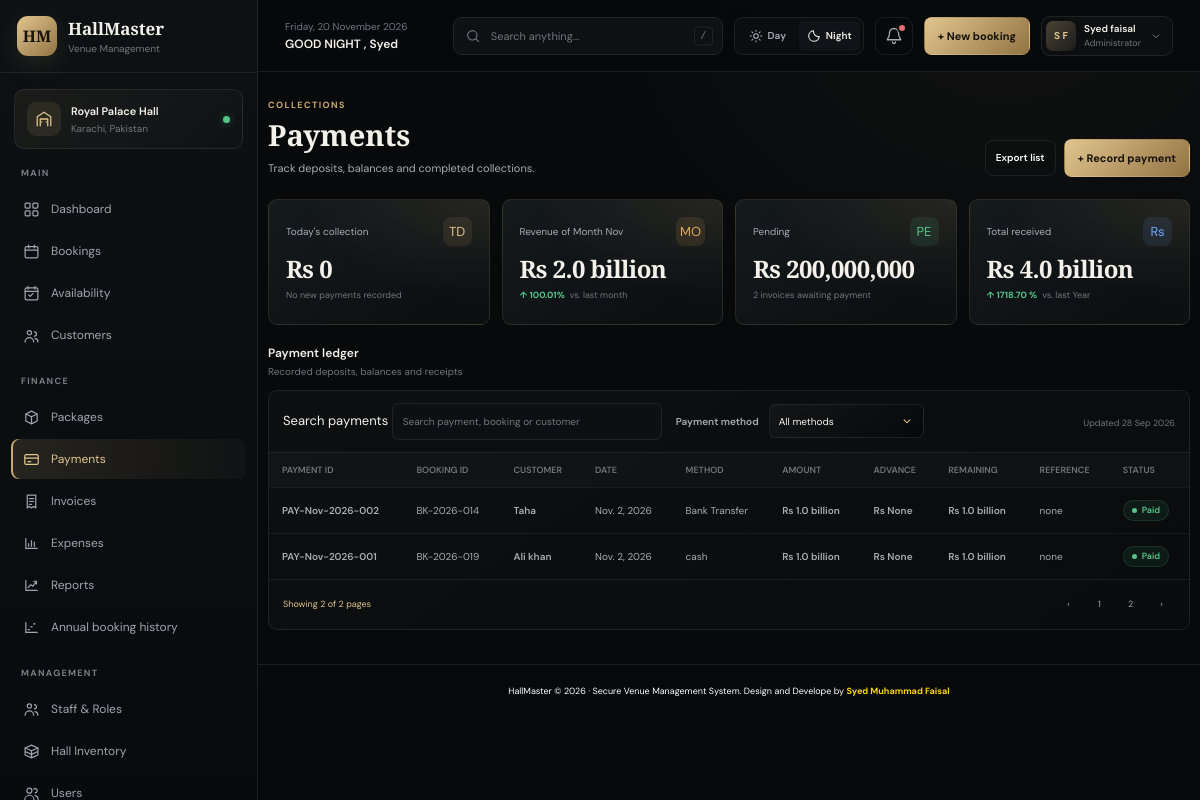
Page /payments/?page=3 (signed in) on the earlier database version.
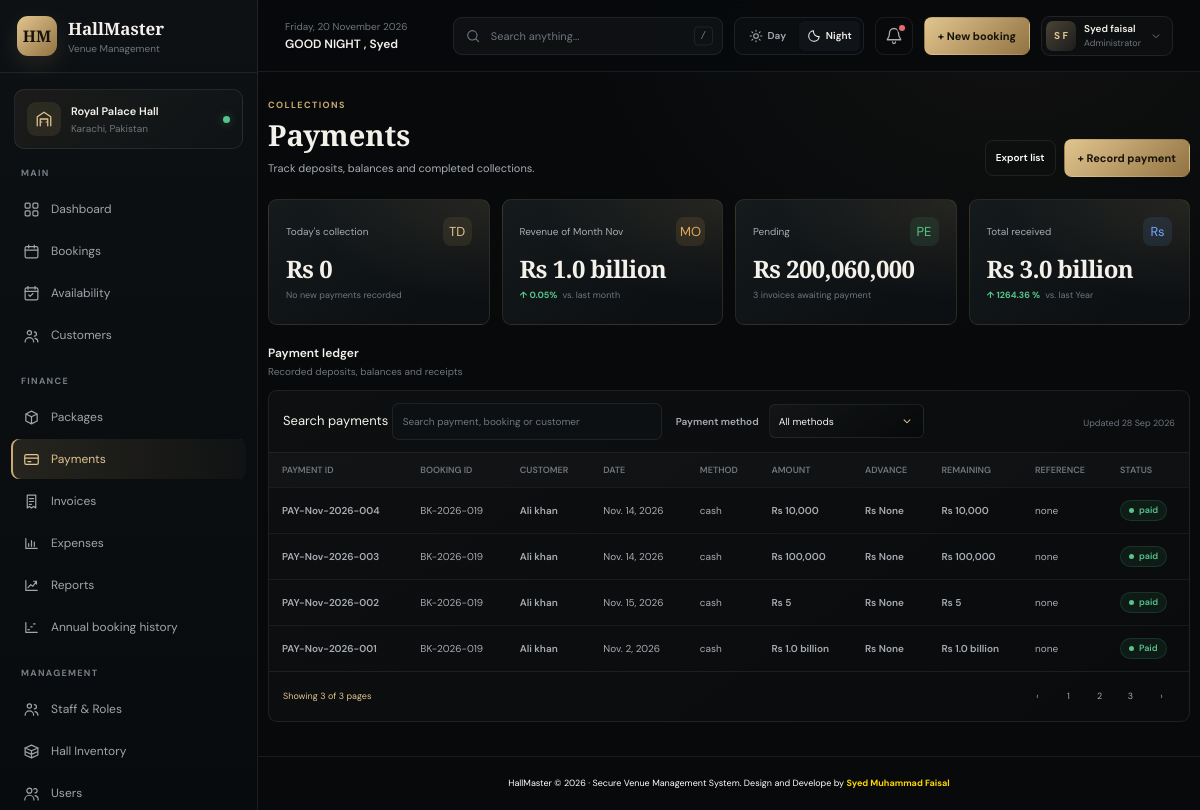
Same page on the later database version.
### hall_management/models.py (models this page shows, shortened)
class payment(models.Model):
     payment_id = models.CharField(max_length= 40 ,primary_key=True , editable=False)
     booking = models.ForeignKey(newbooking , on_delete=models.CASCADE , related_name='payments')
     payment_date =  models.DateField(default=timezone.now )
     method = models.CharField(max_length=20, choices=PAYMENT_METHOD_CHOICES)
     amount = models.DecimalField(max_digits=12 , decimal_places=2)
     refference_num = models.CharField(max_length=40)
     payment_status = models.CharField(max_length=30)
     created_at = models.DateTimeField(default = timezone.now ,editable= False)
     @property
     def remaining_amount(self):
          return self.amount - (self.booking.advance_amount or 0)

class newbooking(models.Model):
    booking_id     = models.CharField(max_length=40 , primary_key=True, editable=False)
    created_at     = models.DateField(auto_now_add=True)
    customer_name  = models.CharField(max_length=100)
    phone_number   = models.CharField(max_length=12)
    nic_number     = models.CharField(max_length=15 , blank=True , default='NIC Not Provided')
    customer_email = models.EmailField()
    event_name     = models.CharField(max_length=100)
    event_type     = models.CharField(max_length=100)
    event_date     = models.DateField()
    event_guest    = models.IntegerField(null=False)
    event_hall     = models.ManyToManyField(Hall_portion , related_name='booked_halls')
    special_req    = models.CharField(max_length=500 , blank=True , default='No Special Requirements')
    hall_price     = models.IntegerField(null=False)
    status         = models.CharField(max_length=20)
    event_time     = models.CharField(max_length=8,
                                      choices=[('Day','Day'), ('Night','Night')],
                                      default = 'Night')
    payment_status = models.CharField(max_length=20 , default="Pending")
    service = models.CharField(max_length=20 , choices= [('Table Service','Table Service'), ('Buffet Service','Buffet Service')], default='Buffet Service')
    payment_method = models.CharField(max_length=20, choices=PAYMENT_METHOD_CHOICES, blank=True, default='')
    advance_amount = models.PositiveIntegerField(blank=True, null=True)

### hall_management/views.py (the view, shortened to what this page needs)
# urls.py: path('payments/' , Payments_view , name ="payments"),
@login_required(login_url='login')
def Payments_view(request):
    payment_details = payment.objects.all().order_by('-created_at','-payment_id')
    search = request.GET.get('search' , '')
    payment_method = request.GET.get('method')
    today = datetime.now()
    current_month = today.strftime('%b')
    current__month = date.today().month
    previous_month = current__month - 1
    current_year = date.today().year
    previous_year = current_year - 1
    status=['paid' ,'Paid','advance', 'Advance','advance']
    today_collection = payment.objects.filter(payment_date = today , payment_status__in = status).aggregate(Sum('amount'))['amount__sum'] or 0
    month_collection = payment.objects.filter(payment_date__month = current__month ,payment_date__year = current_year , payment_status__in = status ).aggregate(Sum('amount'))['amount__sum'] or 0
    previous_month_collection = payment.objects.filter(payment_date__month = previous_month ,payment_date__year = current_year , payment_status__in = status ).aggregate(Sum('amount'))['amount__sum'] or 0
    pending_status = ['Pending' , 'pending']
    pending_collection = payment.objects.filter(payment_date__month = current__month , payment_status__in = pending_status).aggregate(Sum('amount'))['amount__sum'] or 0
    pending_count = payment.objects.filter(payment_status__in = pending_status).count()
    total_collection = payment.objects.filter(payment_date__year = current_year).aggregate(Sum('amount'))['amount__sum'] or 0
    pre_total_collection = payment.objects.filter(payment_date__year = previous_year).aggregate(Sum('amount'))['amount__sum'] or 0
    year_colloection_in_precentage = ((total_collection-pre_total_collection) / pre_total_collection ) * 100 if pre_total_collection else 0
    monthly_colloection_in_precentage = ((month_collection-previous_month_collection) / previous_month_collection ) * 100 if previous_month_collection else 0
    if search:
        payment_obj = payment.objects.filter(
            Q(payment_id__icontains = search)|
            Q(refference_num__icontains = search)|
            Q(payment_status__icontains = search)|
            Q(amount__icontains = search)|
            Q(booking__customer_name__icontains = search)|
            Q(payment_date__icontains = search)
        ).order_by('-created_at','-payment_id')
        paginator = Paginator(payment_obj , 10)
        page_number = request.GET.get('page')
        page_obj = paginator.get_page(page_number)
        context = {
            'page_obj':page_obj,
            'current_month': current_month,
            'previous_month':previous_month,
            'today_collection':today_collection,
            'month_collection':month_collection,
            'pending_collection':pending_collection,
            'total_collection':total_collection,
            'pending_count':pending_count,
            'year_colloection_in_precentage':year_colloection_in_precentage,
            'monthly_colloection_in_precentage':monthly_colloection_in_precentage,
            'search':search,
            'selected_method':payment_method,
        }
        return render(request , 'payments.html' , context)
    else:
        page_content = payment_details
    paginator = Paginator(payment_details , 10)
    page_number = request.GET.get('page')
    page_obj  = paginator.get_page(page_number)
    context = {
        'page_obj':page_obj,
        'payment_details': payment_details,
        'selected_method':payment_method,
        'current_month':current_month,
        "previous_month":previous_month,
        'page_content':page_content,
        'today_collection':today_collection,
        'month_collection':month_collection,
        'pending_collection':pending_collection,
        'total_collection':total_collection,
        'pending_count':pending_count,
        'year_colloection_in_precentage':year_colloection_in_precentage,
        'monthly_colloection_in_precentage':monthly_colloection_in_precentage,
    }
    return render(request , 'payments.html' , context)

### hall_management/context_processors.py (called while the page is built)
def greeting_context(request):
    hour = timezone.localtime().hour
    if 5 <= hour < 12:
        greeting = "GOOD MORNING"
    elif 12 <= hour < 18:
        greeting = "GOOD AFTERNOON"
    elif 18 <= hour < 21:
        greeting = "GOOD EVENING"
    else:
        greeting = "GOOD NIGHT"
    return {"greeting": greeting}

### hall_management/templates/payments.html (shortened to what the changed rows need)
{% extends "base.html" %}
{% load static %}
{% block page_content %}
{% load humanize %}
<header class="page-heading payments-heading">
	<div>
		<h1>Payments</h1>
	</div>
</header>
<section class="stats-grid payments-stats" aria-label="Payment summary">
	<article class="stat-card">
		<div class="stat-top">
			<span class="stat-label">Revenue of Month {{ current_month }}</span>
			<span class="stat-icon" aria-hidden="true">MO</span>
		</div>
		<strong class="stat-value">Rs {{ month_collection|intword|intcomma }}</strong>
		<div class="stat-foot">
			{% if monthly_colloection_in_precentage > 0 %}
			<span class="trend">&uarr; {{ monthly_colloection_in_precentage|floatformat:2 }}%</span>
			<span>vs. last month</span>
			{% elif monthly_colloection_in_precentage < 0 %}
			<span class="trend" style="color:#F87171;">&darr; {{ monthly_colloection_in_precentage|floatformat:2 }}%</span>
			<span>vs. last month</span>
			{% endif %}
		</div>
	</article>
	<article class="stat-card">
		<div class="stat-top">
			<span class="stat-label">Pending</span>
			<span class="stat-icon" aria-hidden="true">PE</span>
		</div>
		<strong class="stat-value">Rs {{ pending_collection|intcomma|intword }}</strong>
		<div class="stat-foot">{{ pending_count }} invoices awaiting payment</div>
	</article>
	<article class="stat-card">
		<div class="stat-top">
			<span class="stat-label">Total received</span>
			<span class="stat-icon" aria-hidden="true">Rs</span>
		</div>
		<strong class="stat-value">Rs {{ total_collection|intword|intcomma }}</strong>
		<div class="stat-foot">
			{% if year_colloection_in_precentage > 0 %}
			   <span class="trend">&uarr; {{ year_colloection_in_precentage| floatformat:2 }} %</span>
			   <span>vs. last Year</span>
			{% endif %}
		</div>
	</article>
</section>
<section class="section" id="payment-ledger">
	<div class="section-head">
		<div>
			<h2>Payment ledger</h2>
		</div>
	</div>
	<div class="panel payments-ledger">
		<div class="table-scroll">
			<table class="data-table">
				<thead>
					<tr>
						<th>PAYMENT ID</th>
						<th>BOOKING ID</th>
						<th>CUSTOMER</th>
						<th>DATE</th>
						<th>METHOD</th>
						<th>AMOUNT</th>
						<th>ADVANCE</th>
						<th>REMAINING</th>
						<th>REFERENCE</th>
						<th>STATUS</th>
					</tr>
				</thead>
				<tbody>
					{% for payment in page_obj %}
					<tr>
						<td class="cell-primary">{{ payment.payment_id }}</td>
						<td>{{ payment.booking_id }}</td>
						<td class="cell-primary">{{ payment.booking.customer_name }}</td>
						<td>{{ payment.payment_date }}</td>
						<td>{{ payment.method }}</td>
						<td class="cell-primary">Rs {{ payment.amount|intword|intcomma }}</td>
						<td class="cell-primary">Rs {{ payment.booking.advance_amount|intword|intcomma }}</td>
						<td class="cell-primary">Rs {{ payment.remaining_amount|intword|intcomma }}</td>
						<td>{{ payment.refference_num }}</td>
						<td><span class="status {{ payment.payment_status|lower }}">{{ payment.payment_status }}</span></td>
					</tr>
					{% endfor %}
				</tbody>
			</table>
		</div>
		<div class="table-footer">
			<span style="color: var(--gold-light)">
				{% if page_obj.paginator.count %}
				Showing {{ page_obj.number }} of {{ page_obj.paginator.num_pages }} pages
				{% else %}
				No Payment
				{% endif %}
			</span>
			{% if page_obj.paginator.num_pages > 1 %}
			<nav class="pagination" aria-label="Payment pages">
				{% if page_obj.has_previous %}
				<a href="?page={{ page_obj.previous_page_number }}#payment-ledger" aria-label="Previous page">&#8249;</a>
				{% else %}
				<span aria-disabled="true" aria-label="Previous page">&#8249;</span>
				{% endif %}
				<a href="?page=1#payment-ledger" >1</a>
				{% for num in page_obj.paginator.page_range %}
					{% if num != 1 and num != page_obj.paginator.num_pages and num >= page_obj.number|add:"-2" and num <= page_obj.number|add:"2" %}
						{% if page_obj.number == num %}
				<span class="active" aria-current="page">{{ num }}</span>
						{% else %}
				<a href="?{% if search %}search={{ search|urlencode }}&amp;{% endif %}{% if selected_method %}method={{ selected_method|urlencode }}&amp;{% endif %}page={{ num }}#payment-ledger">{{ num }}</a>
						{% endif %}
					{% endif %}
				{% endfor %}
				{% if page_obj.paginator.num_pages > 1 %}
				<a href="?page={{ page_obj.paginator.num_pages }}#payment-ledger" {% if page_obj.number == page_obj.paginator.num_pages %}class="active" aria-current="page"{% endif %}>{{ page_obj.paginator.num_pages }}</a>
				{% endif %}
				{% if page_obj.has_next %}
				<a href="?{% if search %}search={{ search|urlencode }}&amp;{% endif %}{% if selected_method %}method={{ selected_method|urlencode }}&amp;{% endif %}page={{ page_obj.next_page_number }}#payment-ledger" aria-label="Next page">&#8250;</a>
				{% else %}
				<span aria-disabled="true" aria-label="Next page">&#8250;</span>
				{% endif %}
			</nav>
			{% endif %}
		</div>
	</div>
</section>
{% endblock %}
{% block page_scripts %}{{ block.super }}
<link rel="stylesheet" href="{% static 'css/addpaymentform.css' %}">
{% endblock %}

Differences in the rows shown:
now on this page (row edited): payment: payment_id "PAY-Nov-2026-004", booking_id "BK-2026-019", booking.customer_name "Ali khan", payment_date "Nov. 14, 2026", method "cash", amount "10,000", booking.advance_amount "None", remaining_amount "10,000", refference_num "none", payment_status "paid"
now on this page (row edited): payment: payment_id "PAY-Nov-2026-003", booking_id "BK-2026-019", booking.customer_name "Ali khan", payment_date "Nov. 14, 2026", method "cash", amount "100,000", booking.advance_amount "None", remaining_amount "100,000", refference_num "none", payment_status "paid"
changed payment "PAY-Nov-2026-002": booking_id "BK-2026-014" → "BK-2026-019"; booking.customer_name "Taha" → "Ali khan"; payment_date "Nov. 2, 2026" → "Nov. 15, 2026"; method "Bank Transfer" → "cash"; amount "1.0 billion" → "5"; remaining_amount "1.0 billion" → "5"; payment_status "Paid" → "paid"
Other differences:
{{ month_collection|intword|intcomma }}: "2.0 billion" → "1.0 billion"
{{ monthly_colloection_in_precentage|floatformat:2 }}: "100.01" → "0.05"
{{ pending_collection|intcomma|intword }}: "200,000,000" → "200,060,000"
{{ pending_count }}: "2" → "3"
{{ total_collection|intword|intcomma }}: "4.0 billion" → "3.0 billion"
{{ year_colloection_in_precentage| floatformat:2 }}: "1718.70" → "1264.36"
{{ page_obj.number }}: "2" → "3"
{{ page_obj.paginator.num_pages }}: "2" → "3"
new list line: "2"
